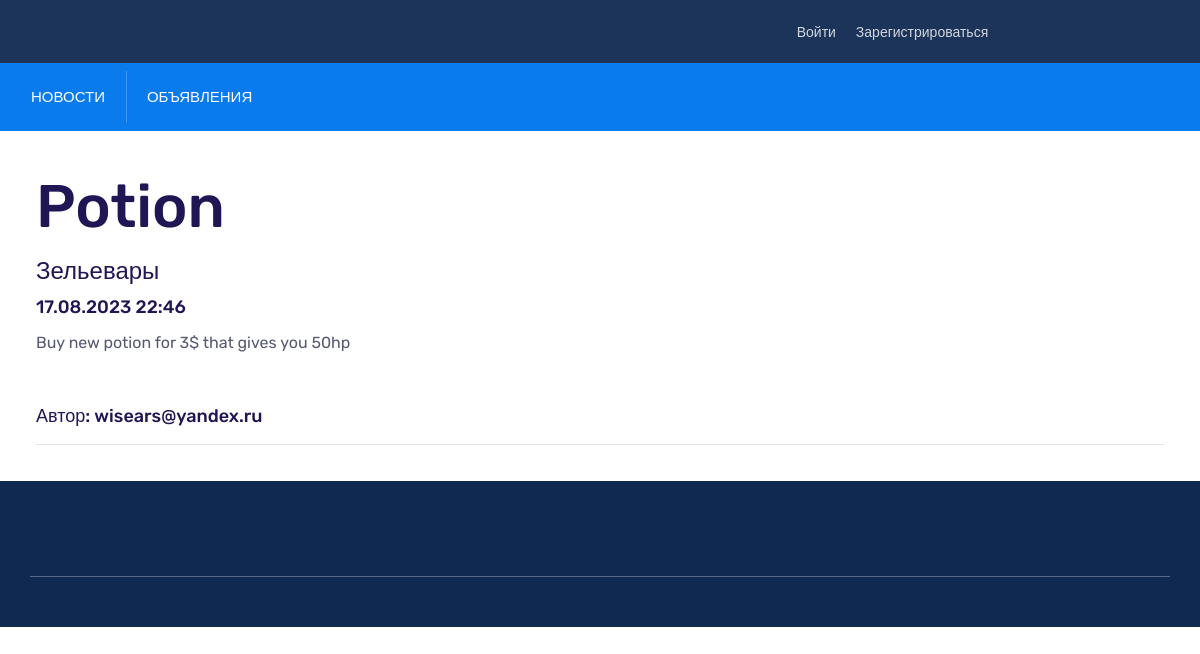
Page /board/ad/2 on the committed database.
### board/models.py (models this page shows, shortened)
class Ad(models.Model):
    user_id = models.ForeignKey(auth.get_user_model(),
                                on_delete=models.CASCADE)
    category_id = models.ForeignKey(Category, on_delete=models.CASCADE,
                                    verbose_name='Категория')
    header = models.CharField(max_length=255, verbose_name='Заголовок')
    ad = RichTextUploadingField(default='', verbose_name='Объявление')
    creation_time = models.DateTimeField(auto_now_add=True)
    class Meta:
        verbose_name = 'Объявление'
        verbose_name_plural = 'Объявления'

class Category(models.Model):
    name = models.CharField(max_length=255, unique=True)
    def __str__(self):
        return self.name
    class Meta:
        verbose_name = 'Категория'
        verbose_name_plural = 'Категории'

### board/views.py (the view)
# urls.py: path('ad/<int:pk>', AdDetail.as_view(), name='ad_detail_view'),
class AdDetail(DetailView):
    model = Ad
    template_name = "ad_detail.html"
    context_object_name = 'ad'

### templates/ad_detail.html (shortened to what this page needs)
{% extends 'flatpages/default.html' %}
{% load account %}
{% block body %}
    <h1>{{ ad.header }}</h1>
    <h5>{{ ad.category_id }}</h5>
    <h6>{{ ad.creation_time|date:'d.m.Y G:i' }}</h6>
    <p>{{ ad.ad|safe }}</p>
    <h6>Автор: {{ ad.user_id.email }}</h6>
    <hr>
{% endblock body %}

### static/assets/css/style.css (style rules this page uses)
:root { --main-color: #097bed; --heading-color: #201654; --paragraph-color: #565872; --search-bg-color: #086ed5; --heading-font: "Rubik", sans-serif; --body-font: "Rubik", sans-serif; --body-font-size: 16px; --line-height30: 1.7; }
html { -webkit-text-size-adjust: 100%; -ms-text-size-adjust: 100%; overflow-x: hidden; font-family: var(--body-font); }
* { box-sizing: border-box; outline: none; -moz-osx-font-smoothing: grayscale; -webkit-font-smoothing: antialiased; }
body { margin: 0; font-family: var(--body-font); line-height: var(--line-height30); font-size: var(--body-font-size); }
h1 { font-size: 60px; line-height: 1.3333333333; }
h5 { font-size: 24px; line-height: 1.3380952381; }
h6 { font-size: 18px; line-height: 1.3380952381; }
h1, h2, h3, h4, h5, h6 { color: var(--heading-color); font-family: var(--heading-font); font-weight: 500; }
p { color: var(--paragraph-color); -webkit-hyphens: auto; hyphens: auto; margin-bottom: 10px; }

### rows in the picture
Ad: header "Potion", category_id "Зельевары", creation_time "17.08.2023 22:46", ad "Buy new potion for 3$ that gives you 50hp", user_id.email "wisears@yandex.ru"
